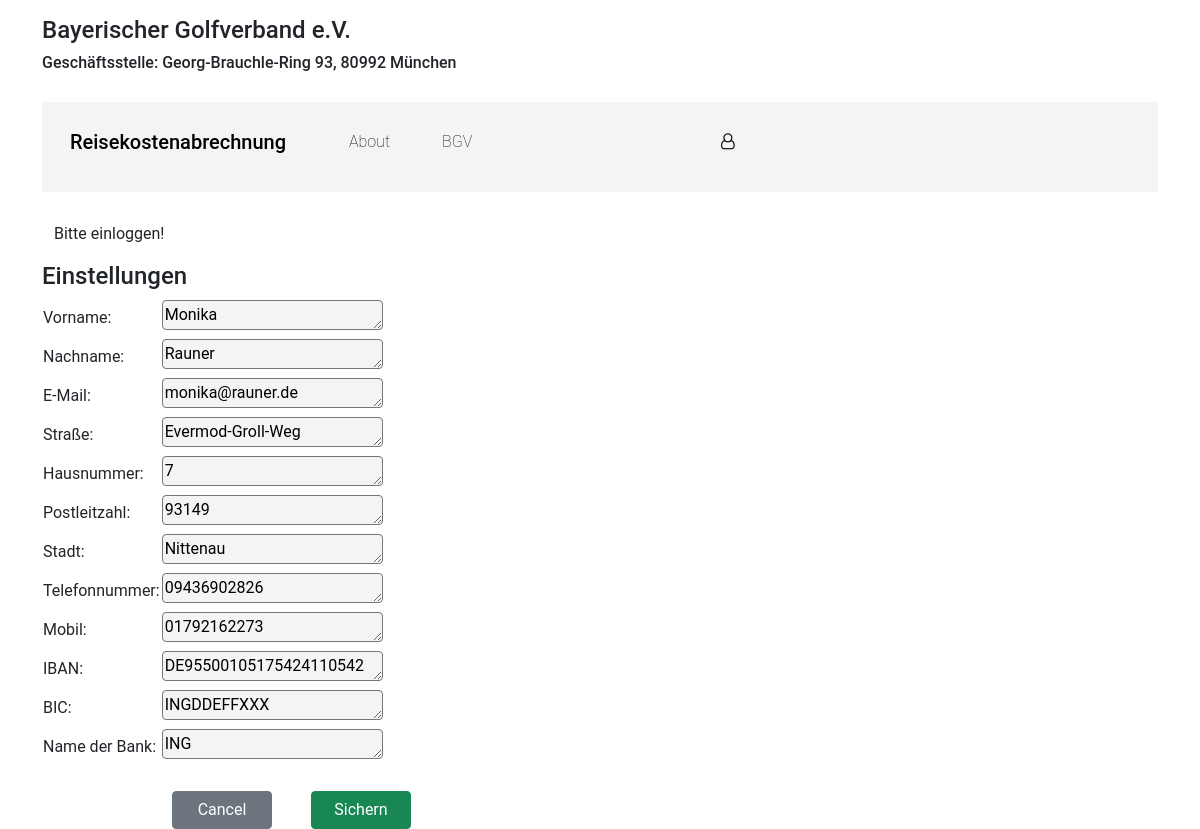
The app's page /referee/1/update/ with its own data.
### expenses/models.py (models this page shows, shortened)
class Referee(models.Model):
    author = models.ForeignKey('auth.User', on_delete=models.CASCADE)
    firstname = models.CharField(max_length=50)
    lastname = models.CharField(max_length=50)
    email = models.EmailField(default=' ')
    street = models.CharField(max_length=50)
    houseno = models.CharField(max_length=50)
    pid = models.IntegerField()
    city = models.CharField(max_length=50)
    telefon = models.CharField(max_length=20)
    mobile = models.CharField(max_length=20, default=' ', blank=True)
    IBAN = IBANField(include_countries=IBAN_SEPA_COUNTRIES)
    BIC = models.CharField(max_length=12, default='BIC')
    nameBank = models.CharField(max_length=30, default='Bankname')

### expenses/views.py (the view)
# urls.py: path('referee/<int:pk>/update/', views.referee_update, name='referee_update'),
def referee_update(request, pk):
  referee = get_object_or_404(Referee, pk=pk)
  if request.method == 'POST':
    form = RefereeForm(request.POST, instance=referee)
    if form.is_valid():
      referee = form.save(commit=False)
      referee.author = request.user
      referee.save()
      event_list = Event.objects.all().filter(referee_id=referee.author_id).order_by('-startdate')
      context = {
        'referee': referee,
        'event_list': event_list,
      }
      return render(request, 'expenses/event_list.html', context)
    else:
      if 'IBAN' in form.errors:
        messages.error(request, 'IBAN nicht korrekt!')
  else:
    form = RefereeForm(instance=referee)
  return render(request, 'expenses/referee_form.html', {'form': form})

### templates/expenses/referee_form.html (shortened to what this page needs)
{% extends 'base.html' %}
{% block content %}
  <h4>Einstellungen</h4>
    <form action="" method="post">{% csrf_token %}
      <table>
        {% for field in form %}
          <tr>
            <td>{{ field.label }}: </td>
            <td>{{ field }}</td>
          </tr>
        {% endfor %}
      </table>
      <br>
      <div style="margin-left: 130px;">
        <a class="btn btn-secondary" href="{% url 'expenses:event_list' %}">Cancel</a>
        <button type="submit" style="margin-left: 35px;" class="save btn btn-success">Sichern</button>
      </div>
    </form>
{% endblock content %}

### static/expenses.css (style rules this page uses)
body { font-family: "Roboto", "Lucida Grande", "DejaVu Sans", "Bitstream Vera Sans", Verdana, Arial, sans-serif; }
.btn { width: 100px; }
a { font-weight: lighter; }
input, textarea { background-color: #f4f4f4; border-radius: 4px; }

### records on screen
Referee: form "Monika" "Rauner" "monika@rauner.de" "Evermod-Groll-Weg" "7" "93149" "Nittenau" "09436902826" "01792162273" "DE95500105175424110542" "INGDDEFFXXX" "ING"

### other values on screen
{{ field.label }} "Vorname" "Nachname" "E-Mail" "Straße" "Hausnummer" "Postleitzahl" "Stadt" "Telefonnummer" "Mobil" "IBAN" "BIC" "Name der Bank"
